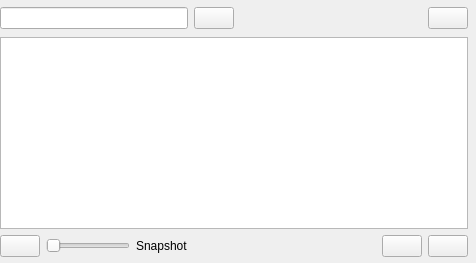
                  <widget class="QWidget" name="tab_15">
                   <attribute name="icon">
                    <iconset resource="icons.qrc">
                     <normaloff>:/Icons/icons/data.svg</normaloff>:/Icons/icons/data.svg</iconset>
                   </attribute>
                   <attribute name="title">
                    <string>Objects</string>
                   </attribute>
                   <layout class="QVBoxLayout" name="verticalLayout_20">
                    <property name="leftMargin">
                     <number>0</number>
                    </property>
                    <property name="topMargin">
                     <number>6</number>
                    </property>
                    <property name="rightMargin">
                     <number>8</number>
                    </property>
                    <property name="bottomMargin">
                     <number>6</number>
                    </property>
                    <item>
                     <widget class="QFrame" name="frame_54">
                      <property name="minimumSize">
                       <size>
                        <width>0</width>
                        <height>25</height>
                       </size>
                      </property>
                      <property name="frameShape">
                       <enum>QFrame::Shape::NoFrame</enum>
                      </property>
                      <property name="frameShadow">
                       <enum>QFrame::Shadow::Raised</enum>
                      </property>
                      <layout class="QHBoxLayout" name="horizontalLayout_28">
                       <property name="leftMargin">
                        <number>0</number>
                       </property>
                       <property name="topMargin">
                        <number>0</number>
                       </property>
                       <property name="rightMargin">
                        <number>0</number>
                       </property>
                       <property name="bottomMargin">
                        <number>0</number>
                       </property>
                       <item>
                        <widget class="QLineEdit" name="smart_search_lineEdit">
                         <property name="minimumSize">
                          <size>
                           <width>120</width>
                           <height>0</height>
                          </size>
                         </property>
                         <property name="toolTip">
                          <string>&lt;html&gt;&lt;head/&gt;&lt;body&gt;&lt;p&gt;Type anything to search on the name property. &lt;/p&gt;&lt;p&gt;&lt;br/&gt;&lt;/p&gt;&lt;p&gt;For more advanced searches you can compose a filter expression:&lt;/p&gt;&lt;p&gt;&lt;span style=&quot; font-weight:700;&quot;&gt;Subjects:&lt;/span&gt;&lt;/p&gt;&lt;p&gt;col, idx, val, colobj, idxobj&lt;/p&gt;&lt;p&gt;colobj and idxobj allow accessing the objects that may be represented at the index or the columns. With these you can access their internal properties for filtering.&lt;/p&gt;&lt;p&gt;If none is specified idxobj is taken&lt;/p&gt;&lt;p&gt;&lt;span style=&quot; font-weight:700;&quot;&gt;Operators:&lt;/span&gt;&lt;/p&gt;&lt;p&gt;&amp;gt;, &amp;lt;, &amp;gt;=, &amp;lt;=, !=, =, like, notlike, starts, ends&lt;/p&gt;&lt;p&gt;&lt;span style=&quot; font-weight:700;&quot;&gt;Examples:&lt;/span&gt;&lt;/p&gt;&lt;p&gt;Filter all object names that are similar to 'alba' and their Vnom property &amp;gt; 200&lt;/p&gt;&lt;p&gt;-&amp;gt; idx&lt;span style=&quot; font-style:italic;&quot;&gt;obj.name like alba and idxobj.Vnom &amp;gt; 200&lt;/span&gt;&lt;/p&gt;&lt;p&gt;&lt;span style=&quot; font-style:italic;&quot;&gt;Equivalently:&lt;/span&gt;&lt;/p&gt;&lt;p&gt;&lt;span style=&quot; font-style:italic;&quot;&gt;-&amp;gt; name like alba and Vnom &amp;gt; 200&lt;/span&gt;&lt;/p&gt;&lt;p&gt;[Enter] to search &lt;/p&gt;&lt;/body&gt;&lt;/html&gt;</string>
                         </property>
                        </widget>
                       </item>
                       <item>
                        <widget class="QPushButton" name="filter_pushButton">
                         <property name="toolTip">
                          <string>Smart filter</string>
                         </property>
                         <property name="text">
                          <string/>
                         </property>
                         <property name="icon">
                          <iconset resource="icons.qrc">
                           <normaloff>:/Icons/icons/magnifying_glass.svg</normaloff>:/Icons/icons/magnifying_glass.svg</iconset>
                         </property>
                        </widget>
                       </item>
                       <item>
                        <spacer name="horizontalSpacer_2">
                         <property name="orientation">
                          <enum>Qt::Orientation::Horizontal</enum>
                         </property>
                         <property name="sizeHint" stdset="0">
                          <size>
                           <width>40</width>
                           <height>20</height>
                          </size>
                         </property>
                        </spacer>
                       </item>
                       <item>
                        <widget class="QPushButton" name="structure_analysis_pushButton">
                         <property name="toolTip">
                          <string>&lt;html&gt;&lt;head/&gt;&lt;body&gt;&lt;p&gt;&lt;span style=&quot; font-weight:700;&quot;&gt;Histogram&lt;/span&gt;&lt;/p&gt;&lt;p&gt;Run the histogram analysis of the selected data structure&lt;/p&gt;&lt;/body&gt;&lt;/html&gt;</string>
                         </property>
                         <property name="text">
                          <string/>
                         </property>
                         <property name="icon">
                          <iconset resource="icons.qrc">
                           <normaloff>:/Icons/icons/histogram.svg</normaloff>:/Icons/icons/histogram.svg</iconset>
                         </property>
                        </widget>
                       </item>
                      </layout>
                     </widget>
                    </item>
                    <item>
                     <widget class="QTableView" name="dataStructureTableView">
                      <property name="font">
                       <font>
                        <pointsize>9</pointsize>
                       </font>
                      </property>
                     </widget>
                    </item>
                    <item>
                     <widget class="QFrame" name="frame_9">
                      <property name="frameShape">
                       <enum>QFrame::Shape::NoFrame</enum>
                      </property>
                      <property name="frameShadow">
                       <enum>QFrame::Shadow::Raised</enum>
                      </property>
                      <layout class="QHBoxLayout" name="horizontalLayout_25">
                       <property name="leftMargin">
                        <number>0</number>
                       </property>
                       <property name="topMargin">
                        <number>0</number>
                       </property>
                       <property name="rightMargin">
                        <number>0</number>
                       </property>
                       <property name="bottomMargin">
                        <number>0</number>
                       </property>
                       <item>
                        <widget class="QPushButton" name="set_profile_state_button">
                         <property name="toolTip">
                          <string>&lt;html&gt;&lt;head/&gt;&lt;body&gt;&lt;p&gt;&lt;span style=&quot; font-weight:700;&quot;&gt;Snapshot&lt;/span&gt;&lt;/p&gt;&lt;p&gt;Assign the values of the selected time step into the snapshot&lt;/p&gt;&lt;/body&gt;&lt;/html&gt;</string>
                         </property>
                         <property name="text">
                          <string/>
                         </property>
                         <property name="icon">
                          <iconset resource="icons.qrc">
                           <normaloff>:/Icons/icons/copy2left.svg</normaloff>:/Icons/icons/copy2left.svg</iconset>
                         </property>
                        </widget>
                       </item>
                       <item>
                        <widget class="QSlider" name="db_step_slider">
                         <property name="toolTip">
                          <string>&lt;html&gt;&lt;head/&gt;&lt;body&gt;&lt;p&gt;&lt;span style=&quot; font-weight:700;&quot;&gt;Time slider&lt;/span&gt;&lt;/p&gt;&lt;p&gt;Move this time slider to select the appropriate time slot to view.&lt;/p&gt;&lt;p&gt;The first position sets the snapshot values, the rest attend to the time series values.&lt;/p&gt;&lt;/body&gt;&lt;/html&gt;</string>
                         </property>
                         <property name="orientation">
                          <enum>Qt::Orientation::Horizontal</enum>
                         </property>
                        </widget>
                       </item>
                       <item>
                        <widget class="QLabel" name="db_step_label">
                         <property name="minimumSize">
                          <size>
                           <width>200</width>
                           <height>0</height>
                          </size>
                         </property>
                         <property name="font">
                          <font>
                           <pointsize>9</pointsize>
                          </font>
                         </property>
                         <property name="text">
                          <string>Snapshot</string>
                         </property>
                         <property name="alignment">
                          <set>Qt::AlignmentFlag::AlignLeading|Qt::AlignmentFlag::AlignLeft|Qt::AlignmentFlag::AlignVCenter</set>
                         </property>
                        </widget>
                       </item>
                       <item>
                        <spacer name="horizontalSpacer_9">
                         <property name="orientation">
                          <enum>Qt::Orientation::Horizontal</enum>
                         </property>
                         <property name="sizeHint" stdset="0">
                          <size>
                           <width>40</width>
                           <height>20</height>
                          </size>
                         </property>
                        </spacer>
                       </item>
                       <item>
                        <widget class="QPushButton" name="add_object_pushButton">
                         <property name="toolTip">
                          <string>Add new object</string>
                         </property>
                         <property name="text">
                          <string/>
                         </property>
                         <property name="icon">
                          <iconset resource="icons.qrc">
                           <normaloff>:/Icons/icons/plus.svg</normaloff>:/Icons/icons/plus.svg</iconset>
                         </property>
                        </widget>
                       </item>
                       <item>
                        <widget class="QPushButton" name="delete_selected_objects_pushButton">
                         <property name="toolTip">
                          <string>Delete selection</string>
                         </property>
                         <property name="text">
                          <string/>
                         </property>
                         <property name="icon">
                          <iconset resource="icons.qrc">
                           <normaloff>:/Icons/icons/minus.svg</normaloff>:/Icons/icons/minus.svg</iconset>
                         </property>
                        </widget>
                       </item>
                      </layout>
                     </widget>
                    </item>
                   </layout>
                  </widget>
